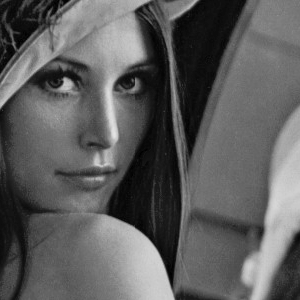
#> input picture trabalhos/Imagens/Lena.tif, 300 x 300 px, found by its file name
$ python py4.py
#> lines starting #> are read from the running program, lines starting #| are printed output that depends on the picture
import cv2
import numpy as np

img = cv2.imread('Lena.tif', cv2.IMREAD_GRAYSCALE)
#> img is the input picture: shape (300, 300); min 0, max 228, mean 93.3
if img is None:
    raise ValueError("erro ao carregar imagem")

c_quad = 1
int_max = np.max(img)
#> int_max = 228
img_norm = img / int_max
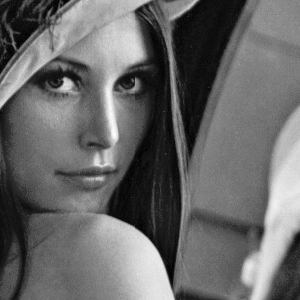
#> img_norm: shape (300, 300) float64; min 0, max 1, mean 0.409


# s = c * log(1 + r); c = 255 / log(1 + max(r))
def transf_log(img):
    global int_max

    c = 255 / np.log(1 + int_max)
#> c = 46.93
    log_img = c * np.log(1 + img)
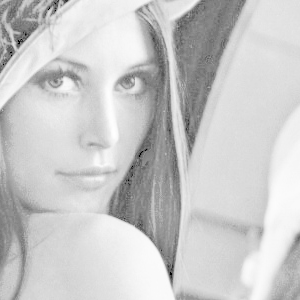
#> log_img: shape (300, 300) float16; min 0, max 255, mean 201.9
    return np.array(log_img, dtype=np.uint8)

# s = c * sqrt(r); c = 255 / sqrt(max(r))
def transf_sqrt(img):
    global int_max

    c = 255 / np.sqrt(int_max)
#> c = 16.89
    sqrt_img = c * np.sqrt(img)
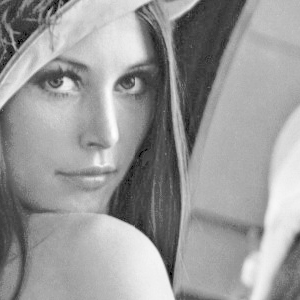
#> sqrt_img: shape (300, 300) float16; min 0, max 255.1, mean 154.6; drawn with min black and max white
    return np.array(sqrt_img, dtype=np.uint8)


# s = c * (exp(r_norm) - 1); c = 255 / (exp(1) - 1) e r_norm = r/255.
def transf_exp(img):
    global img_norm

    c = 255 / (np.exp(1) - 1)
    exp_img = c * (np.exp(img_norm) - 1)
    return np.array(exp_img, dtype=np.uint8)

# s = ((f / F_max)^2) * 255
def transf_quad(img):
    global c_quad
    global int_max
    global img_norm

    quad_img = c_quad * (img_norm ** 2) * 255
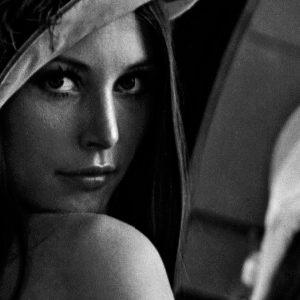
#> quad_img: shape (300, 300) float64; min 0, max 255, mean 56.2
    return np.array(quad_img, dtype=np.uint8)

# s = 255 - r
def transf_neg(img):
    neg_img = 255 - img
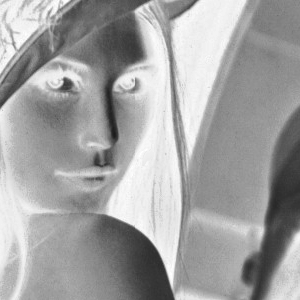
#> neg_img: shape (300, 300); min 27, max 255, mean 161.7
    return neg_img

if __name__ == '__main__':

    log_img = transf_log(img)
    sqrt_img = transf_sqrt(img)
    exp_img = transf_exp(img)
    quad_img = transf_quad(img)
    neg_img = transf_neg(img)

    cv2.imwrite('log_transf.jpg', log_img)
    cv2.imwrite('sqrt_transf.jpg', sqrt_img)
    cv2.imwrite('exp_transf.jpg', exp_img)
    cv2.imwrite('quad_transf.jpg', quad_img)
    cv2.imwrite('neg_transf.jpg', neg_img)

$ run again, with trabalhos/Imagens/apollo.tif copied over trabalhos/Imagens/Lena.tif
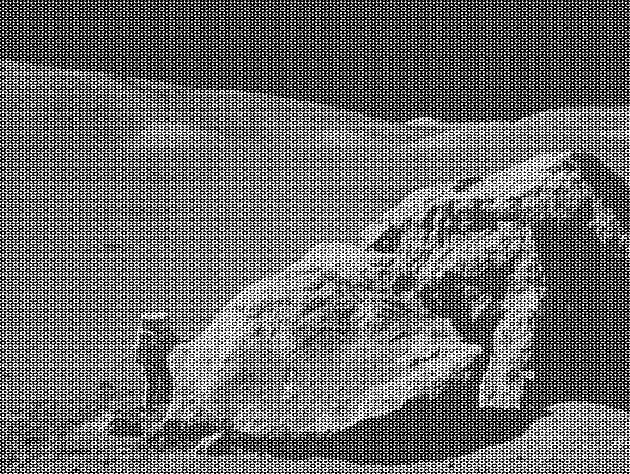
#> input picture trabalhos/Imagens/apollo.tif, 630 x 474 px, found by its file name
#> img is the input picture: shape (474, 630); min 0, max 255, mean 108.1
#> int_max = 255
#> in transf_log, `c = 255 / np.log(1 + int_max)`: c = 45.99
#> in transf_log, `log_img = c * np.log(1 + img)`:
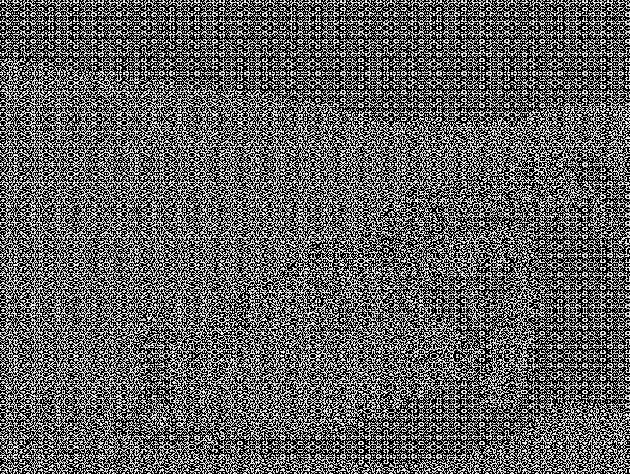
#> log_img: shape (474, 630) float16; 19.96% of the values are NaN or infinite; the others: min 0, max 255, mean 121.8; drawn with min black, max white, NaN and infinite black
#> in transf_sqrt, `c = 255 / np.sqrt(int_max)`: c = 15.97
#> in transf_neg, `neg_img = 255 - img`:
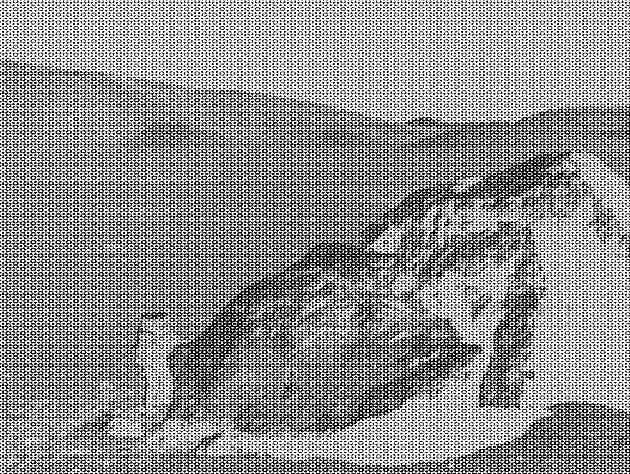
#> neg_img: shape (474, 630); min 0, max 255, mean 146.9
